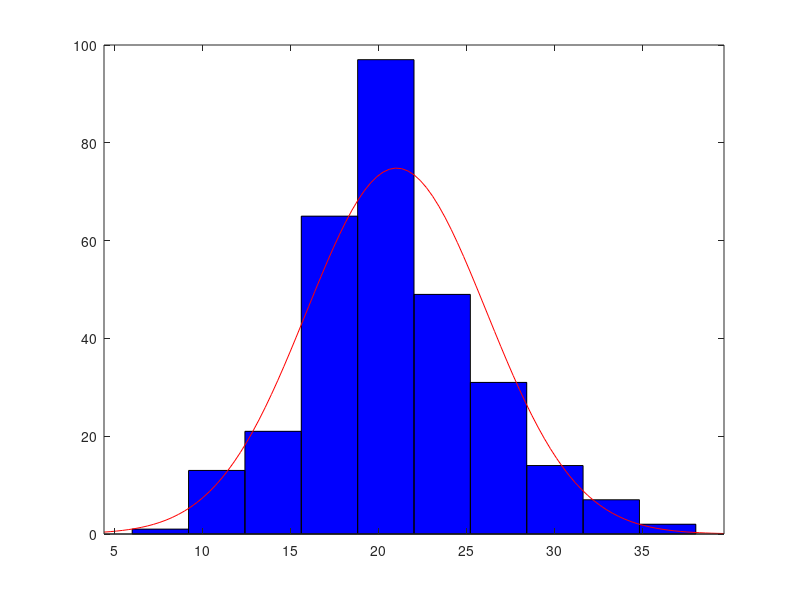

Write MATLAB code to recreate this figure. (Note: this script raises an error after producing the figure.)
clc
clear
close all
dets = [24, 23, 29, 22, 24, 26, 26, 24, 23, 28, 21, 22, 32, 17, 30, 23, 25,...
       22, 27, 21, 26, 21, 25, 29, 28, 22, 31, 20, 27, 18, 33, 18, 21, 25,...
       28, 29, 24, 31, 24, 20, 22, 19, 25, 21, 31, 13, 27, 24, 21, 33, 27,...
       15, 27, 31, 33, 27, 29, 25, 32, 33, 24, 15, 21, 23, 23, 22, 34, 23,...
       22, 25, 14, 32, 28, 27, 34, 18, 23, 33, 20, 21, 30, 29, 34, 22, 25,...
       31, 34, 24, 24, 21, 33, 29, 19, 26, 23, 30, 27, 20, 29, 16, 23, 17,...
       23, 23, 33, 22, 25, 20, 26, 26, 32, 17, 22, 25, 20, 18, 20, 24, 27,...
       26, 21, 25, 26, 16, 26, 30, 27, 23, 35, 21, 31, 22, 24, 33, 17, 14,...
       28, 35, 19, 31, 24, 22, 17, 25, 22, 31, 24, 28, 29, 28, 21, 27, 12,...
       28, 23, 26, 31, 29, 19, 37, 24, 30, 23, 22, 21, 31, 34, 25, 24, 22,...
       23, 23, 27, 16, 14, 15, 21, 26, 29, 20, 23, 20, 13, 37, 30, 24, 21,...
       26, 27, 27, 25, 19, 29, 24, 25, 28, 18, 27, 30, 26, 30, 26, 25, 17,...
       32, 24, 14, 28, 19, 31, 20, 23, 19, 25, 33, 28, 22, 23, 27, 28, 28,...
       30, 29, 24, 24, 24, 22, 19, 32, 29, 31, 22, 15, 11, 24, 17, 34, 19,...
       18, 26, 28, 24, 29, 21, 24, 20, 24, 20, 23, 42, 21, 15, 26, 36, 24,...
       29, 22, 22, 27, 30, 22, 16, 19, 25, 28, 29, 20, 36, 29, 33, 28, 30,...
       20, 25, 26, 32, 22, 18, 19, 29, 27, 28, 27, 39, 23, 23, 19, 24, 13,...
       24, 23, 32, 20, 21, 26, 19, 18, 31, 19, 20];



dets1 = [ 1,  9,  6,  6,  1,  4,  5,  8, 10,  8,  3,  2,  4,  4,  3,  8, 12,...
        4,  7,  7,  6,  6,  3, 10,  7,  4,  4,  5,  5,  6,  6,  9,  1,  6,...
       10,  4,  6,  6,  6,  5,  9,  6,  7,  2,  0,  4, 10,  0,  9,  4,  5,...
        5,  4,  8,  2, 10,  4,  3,  5,  3,  3,  5,  5,  5,  9,  9,  6,  6,...
        9,  3,  3,  6,  6,  3,  2,  7,  5,  7, 10,  9,  7,  7,  8,  5,  2,...
        2,  8,  2, 10,  4,  6,  9,  9,  7,  5,  2,  7,  9,  8,  7,  5, 13,...
        2,  6,  9,  7,  7,  5,  3,  5,  7,  7,  6,  6,  7,  5,  5,  6,  6,...
        2,  4,  3,  1,  2,  6,  4,  7,  4,  9,  9,  5,  5,  0,  6,  7,  5,...
        4,  7,  5,  6,  6,  6,  6,  6,  2,  3,  5,  1,  5,  8, 12,  7,  2,...
        6,  6,  4,  3,  9,  3,  8,  8,  7,  0, 11,  7,  5, 10,  3,  2,  5,...
        3,  6,  4,  8,  6,  2,  7,  6,  5,  1,  5,  7,  2,  3,  6,  5,  5,...
        5,  5,  8,  3,  3,  7,  3, 10,  4,  4,  9,  9,  3,  4, 12,  6,  7,...
        7,  6,  1,  5,  8,  6,  1,  6,  7,  7,  7,  7,  3,  7,  5,  0,  5,...
        8,  7,  4,  6,  8,  7,  8,  5,  9,  0,  7,  5,  7,  7,  6, 14,  2,...
        2,  8,  5,  3,  2,  7,  1,  9,  2,  6,  9,  3,  2,  5,  9,  6,  4,...
        7,  7,  6,  2,  8,  9,  6,  6,  6,  5,  6,  5,  3, 11,  9,  5,  7,...
        5,  5,  4,  5,  5,  4,  3,  5,  4,  6,  7,  6,  4,  6,  7,  6, 10,...
        9,  1,  3,  9,  8,  7,  5, 10,  7,  0,  4];

dets_3y = [18, 24, 25, 25, 18, 17, 21, 22, 18, 22, 23, 18, 31, 16, 22, 14, 19,...
       21, 23, 22, 27, 19, 13, 32, 33, 15, 15, 36, 18, 28, 16, 21, 25, 22,...
       18, 24, 23, 17, 24, 18, 23, 15, 11, 16, 30, 25, 23, 21, 32, 23, 15,...
       19, 20, 29, 27, 24, 16, 24, 29, 20, 22, 26, 10, 10, 15, 27, 21, 16,...
       27, 27, 20, 21, 20, 22, 21, 22, 24, 17, 26, 25, 26, 27, 18, 29, 30,...
       25, 20, 10, 19, 22, 17, 22, 21, 16, 32, 22, 23, 22, 24, 12, 18, 19,...
       28, 28, 23, 17, 21, 22, 26, 16,  6, 15, 19, 14, 20, 18, 18, 20, 24,...
       28, 18, 17, 24, 12, 21, 19, 28, 26, 14, 19, 20, 11, 13, 22, 14, 26,...
       10, 25, 13, 17, 22, 17, 24, 21, 18, 19, 20, 15, 21, 20, 29, 14, 17,...
       30, 17, 21, 20, 27, 21, 18, 22, 21, 21, 21, 19, 20, 18, 32, 20, 16,...
       17, 18, 29, 21, 17, 16, 18, 24, 11, 27, 19, 16, 19, 21, 19, 31, 22,...
       21, 16, 18, 17, 31, 18, 26, 30, 19, 20, 28, 21, 14, 17, 16, 15, 23,...
       28, 19, 25, 22, 18, 20, 21, 22, 32, 10, 17, 25, 14, 23, 17, 32, 24,...
       24, 21, 31, 24, 24, 19, 13, 24, 23, 23, 28, 21, 15, 17, 24, 25, 22,...
       21, 17, 22, 17, 18, 20, 10, 23, 24, 11, 20, 28, 21, 18, 22, 25, 17,...
       18, 12, 27, 20, 22, 20, 24, 17, 22, 27, 18, 31, 25, 27, 20, 16, 22,...
       20, 21, 22, 25, 17, 22, 18, 18, 21, 27, 27, 18, 25, 20, 24, 38, 26,...
       13, 19, 25, 16, 27, 19, 22, 18, 21, 23, 16];

de = histfit(dets_3y,10);
legend('Deterministic Scheduler for 3Y mission','Normal Curve, \mu = 21, \sigma = 5.1', fontsize = 10)
%%
h = histfit(dets,10);
h(1).FaceColor = 'Yellow';
h(2).Color = [.2 .2 .2];
hold on
H = histfit(dets1,10);
H(1).FaceColor = 'red';
H(2).Color = 'blue';
legend('Deterministic Scheduler','Normal Curve, \mu = 24.7, \sigma = 5.3','Random Walk Scheduler', 'Normal Curve, \mu = 5.6, \sigma = 2.5', fontsize = 10)
title('Histogram plot for number of Detection', 'Interpreter','latex', FontSize=13)
xlabel('Number of unique planet detections', 'Interpreter','latex',FontSize=13)
ylabel('Frequency of Occurance','Interpreter','latex',FontSize=13)
